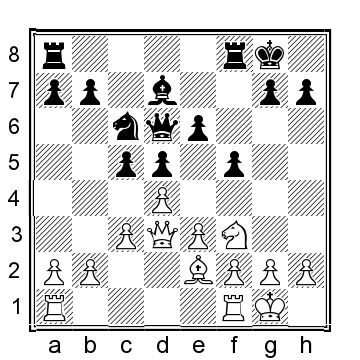
#> input picture extracted_images/img_30.jpeg, 360 x 360 px
$ python -i text_parser.py   (imports and definitions only)
#> lines starting #> are read from the running program, lines starting #| are printed output that depends on the picture; after the words box and inside, x2 and y2 are one past the last pixel; in counts of white or black regions, pixels touching at a corner belong together
#> further down, picture is the input picture: shape (360, 360, 3); min 0, max 255, mean 217.7
def is_chessboard_like(image):
    """
    Detects if an image contains a chessboard using contour analysis.
    """
    try:
        # Convert PIL image to numpy array if needed
        if isinstance(image, Image.Image):
            image_array = np.array(image)
        else:
            image_array = image

        # Convert to grayscale
        if len(image_array.shape) == 3:
            gray = cv2.cvtColor(image_array, cv2.COLOR_RGB2GRAY)
        else:
            gray = image_array

        # Apply blur and edge detection
        blur = cv2.GaussianBlur(gray, (5, 5), 0)
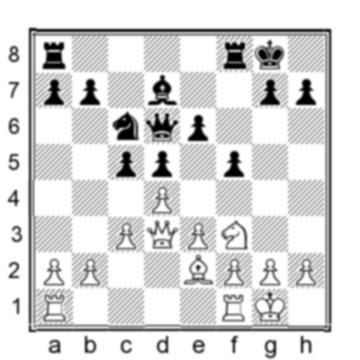
#> blur: shape (360, 360); min 0, max 255, mean 217.7
        edges = cv2.Canny(blur, 10, 50)
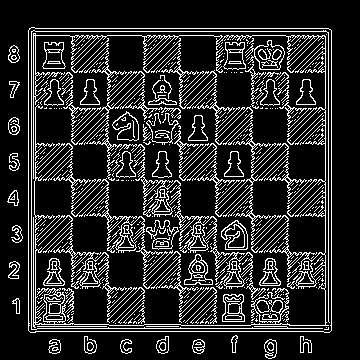
#> edges: shape (360, 360); 16.1% white in thin lines or dots, all inside (x1, y1, x2, y2) = (7, 27, 332, 359)

        # Find contours
        contours, _ = cv2.findContours(edges, cv2.RETR_TREE, cv2.CHAIN_APPROX_SIMPLE)
#> contours = 1176 contours, 993 with area under 20; largest, box (x1, y1, x2, y2) and area: (28, 27, 332, 333) 91820, (28, 27, 332, 333) 91815, (33, 33, 329, 328) 1464, (245, 40, 285, 70) 624, (254, 40, 285, 70) 594

        # Count square-like shapes
        squares = 0
        for cnt in contours:
            # Approximate contour to polygon
            epsilon = 0.03 * cv2.arcLength(cnt, True)
            approx = cv2.approxPolyDP(cnt, epsilon, True)

            # Check if it's roughly rectangular
            if len(approx) == 4:
                x, y, w, h = cv2.boundingRect(approx)
                aspect_ratio = w / float(h)

                # Filter by aspect ratio and size
                if 0.4 < aspect_ratio < 1.8 and w > 5 and h > 5:
                    squares += 1
#> this loop made 1176 passes
#> (epsilon, approx, x, y, w, h, aspect_ratio) on passes 25, 33, 52, 53: (1.3, [[236, 335], [231, 339], [232, 352], [235, 352]], 231, 335, 6, 18, 0.333), (1.35, [[14, 190], [7, 201], [17, 205], [17, 192]], 7, 190, 11, 16, 0.688), (36.35, [[29, 28], [28, 330], [329, 332], [331, 30]], 28, 28, 304, 305, 0.997), (36.4, [[31, 27], [331, 30], [329, 332], [28, 330]], 28, 27, 304, 306, 0.993)
#> (epsilon, x, y, w, h, aspect_ratio) on passes 84, 86, 87, 90, 91, 92: (0.145, 71, 313, 3, 2, 1.5), (0.17, 285, 315, 3, 3, 1), (0.145, 71, 311, 3, 2, 1.5), (0.17, 212, 320, 3, 3, 1), (0.17, 213, 319, 3, 3, 1), (0.17, 213, 314, 3, 3, 1)
#> after the loop, squares = 53

        # Threshold for chessboard detection
        return squares >= 4

    except Exception as e:
        print(f"Error in chessboard detection: {e}")
        return False


import re
import cv2
import numpy as np
from PIL import Image


# [134 lines left out: functions normalize_text, extract_players_and_year, extract_solution_move, extract_diagram_info, not called in this run]

>>> import cv2
>>> picture = cv2.cvtColor(cv2.imread('extracted_images/img_30.jpeg'), cv2.COLOR_BGR2RGB)
>>> result = is_chessboard_like(picture)
#> result = True

$ run again, on extracted_images/img_33.jpeg
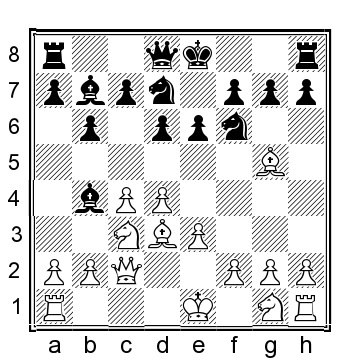
#> input picture extracted_images/img_33.jpeg, 360 x 360 px
#> picture is the input picture: shape (360, 360, 3); min 0, max 255, mean 216.8
#> in is_chessboard_like, `blur = cv2.GaussianBlur(gray, (5, 5), 0)`:
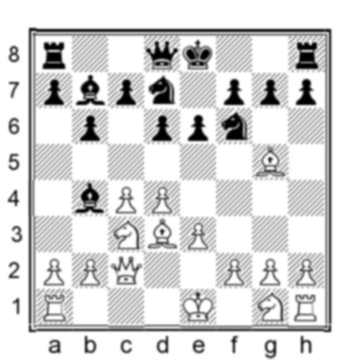
#> blur: shape (360, 360); min 0, max 255, mean 216.8
#> in is_chessboard_like, `edges = cv2.Canny(blur, 10, 50)`:
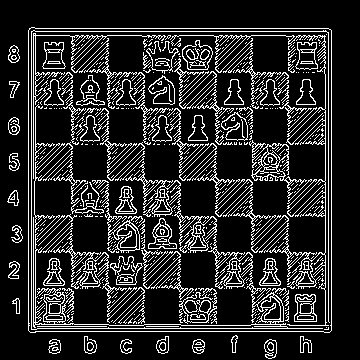
#> edges: shape (360, 360); 16.2% white in thin lines or dots, all inside (x1, y1, x2, y2) = (7, 27, 332, 359)
#> contours = 1182 contours, 988 with area under 20; largest, box (x1, y1, x2, y2) and area: (28, 27, 332, 333) 91820, (28, 27, 332, 333) 91815, (31, 30, 330, 330) 1184, (251, 143, 307, 199) 759, (182, 40, 213, 70) 616
#> the loop in is_chessboard_like, `for cnt in contours:` made 1182 passes
#> (epsilon, approx, x, y, w, h, aspect_ratio) on passes 25, 33, 52, 53: (1.3, [[236, 335], [231, 339], [232, 352], [235, 352]], 231, 335, 6, 18, 0.333), (1.35, [[14, 190], [7, 201], [17, 205], [17, 192]], 7, 190, 11, 16, 0.688), (36.35, [[29, 28], [28, 330], [329, 332], [331, 30]], 28, 28, 304, 305, 0.997), (36.4, [[31, 27], [331, 30], [329, 332], [28, 330]], 28, 27, 304, 306, 0.993)
#> after the loop in is_chessboard_like, `for cnt in contours:`: squares = 44
#> result = True

$ run again, on extracted_images/img_47.jpeg
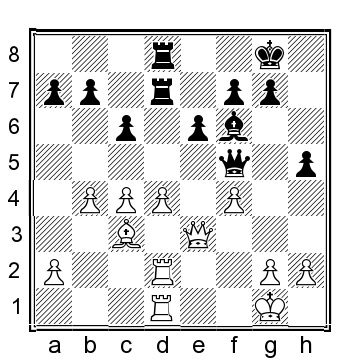
#> input picture extracted_images/img_47.jpeg, 360 x 360 px
#> picture is the input picture: shape (360, 360, 3); min 0, max 255, mean 219.6
#> in is_chessboard_like, `blur = cv2.GaussianBlur(gray, (5, 5), 0)`:
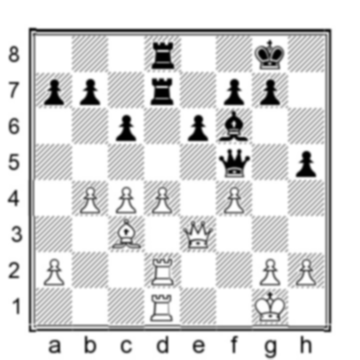
#> blur: shape (360, 360); min 0, max 255, mean 219.6
#> in is_chessboard_like, `edges = cv2.Canny(blur, 10, 50)`:
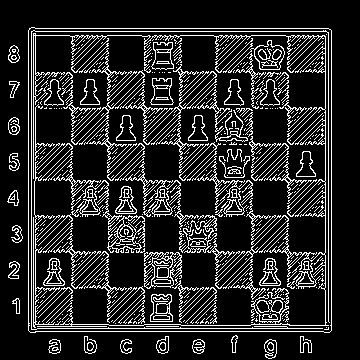
#> edges: shape (360, 360); 15.6% white in thin lines or dots, all inside (x1, y1, x2, y2) = (7, 27, 332, 359)
#> contours = 1136 contours, 958 with area under 20; largest, box (x1, y1, x2, y2) and area: (28, 27, 332, 333) 91820, (28, 27, 332, 333) 91815, (144, 252, 182, 289) 954, (33, 33, 329, 327) 834, (107, 215, 145, 253) 706
#> the loop in is_chessboard_like, `for cnt in contours:` made 1136 passes
#> (epsilon, approx, x, y, w, h, aspect_ratio) on passes 25, 33, 52, 53: (1.3, [[236, 335], [231, 339], [232, 352], [235, 352]], 231, 335, 6, 18, 0.333), (1.35, [[14, 190], [7, 201], [17, 205], [17, 192]], 7, 190, 11, 16, 0.688), (36.35, [[29, 28], [28, 330], [329, 332], [331, 30]], 28, 28, 304, 305, 0.997), (36.4, [[31, 27], [331, 30], [329, 332], [28, 330]], 28, 27, 304, 306, 0.993)
#> after the loop in is_chessboard_like, `for cnt in contours:`: squares = 49
#> result = True

$ run again, on extracted_images/img_49.jpeg
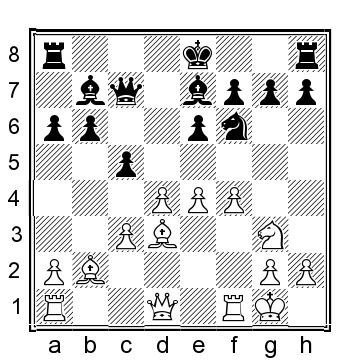
#> input picture extracted_images/img_49.jpeg, 360 x 360 px
#> picture is the input picture: shape (360, 360, 3); min 0, max 255, mean 218
#> in is_chessboard_like, `blur = cv2.GaussianBlur(gray, (5, 5), 0)`:
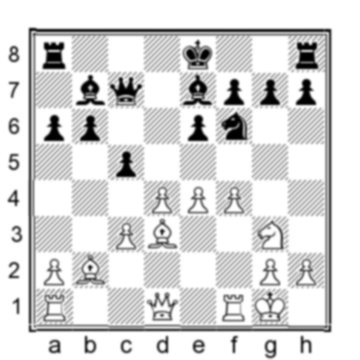
#> blur: shape (360, 360); min 0, max 255, mean 218
#> in is_chessboard_like, `edges = cv2.Canny(blur, 10, 50)`:
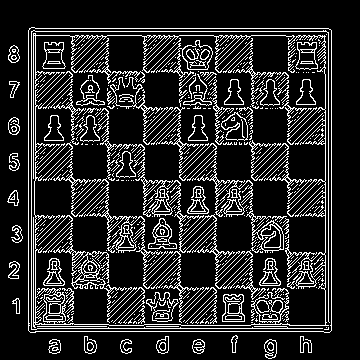
#> edges: shape (360, 360); 16% white in thin lines or dots, all inside (x1, y1, x2, y2) = (7, 27, 332, 359)
#> contours = 1169 contours, 991 with area under 20; largest, box (x1, y1, x2, y2) and area: (28, 27, 332, 333) 91820, (28, 27, 332, 333) 91815, (33, 33, 329, 328) 1294, (53, 233, 127, 305) 826, (143, 214, 217, 289) 698
#> the loop in is_chessboard_like, `for cnt in contours:` made 1169 passes
#> (epsilon, approx, x, y, w, h, aspect_ratio) on passes 25, 33, 52, 53: (1.3, [[236, 335], [231, 339], [232, 352], [235, 352]], 231, 335, 6, 18, 0.333), (1.35, [[14, 190], [7, 201], [17, 205], [17, 192]], 7, 190, 11, 16, 0.688), (36.35, [[29, 28], [28, 330], [329, 332], [331, 30]], 28, 28, 304, 305, 0.997), (36.4, [[31, 27], [331, 30], [329, 332], [28, 330]], 28, 27, 304, 306, 0.993)
#> after the loop in is_chessboard_like, `for cnt in contours:`: squares = 42
#> result = True
